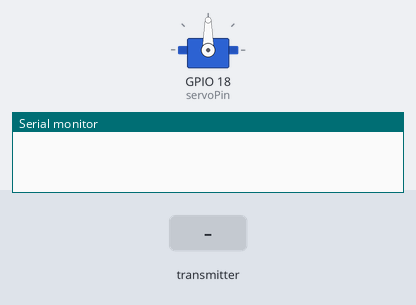
Simulated run of this sketch. Board: ESP32. Parts: servo, the last lines printed to the serial monitor. The inputs (shaded band) are chosen by the test bench.

Above: at 1.2 s.
1.3 s: the transmitter starts sending b = 0
At 2.0 s:
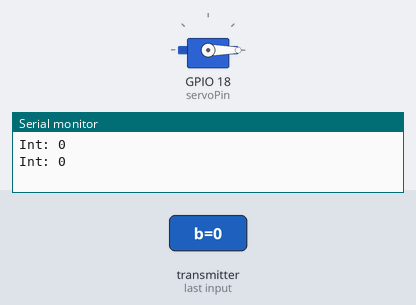
2.8 s: the transmitter starts sending b = 1024
At 3.2 s:
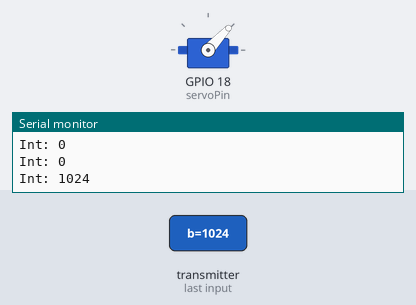
4.3 s: the transmitter starts sending b = 2048
At 5.5 s:
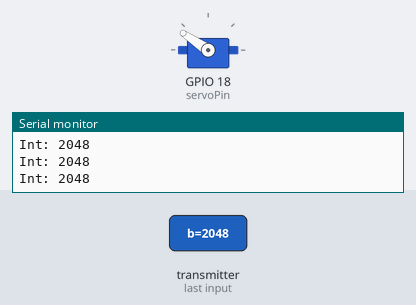
5.8 s: the transmitter starts sending b = 4095
At 6.7 s:
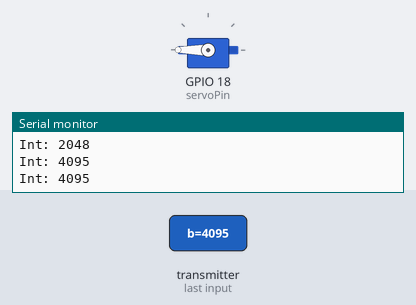
Timing chart, 0 to 8.3 s (numbered marks = the images above; inputs shaded):
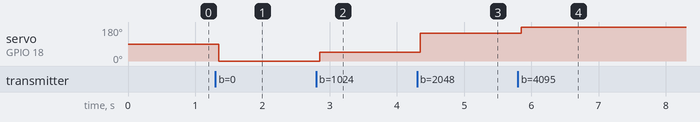

The sketch:

receiver.ino
```cpp
#include <esp_now.h>
#include <WiFi.h>
#include <ESP32Servo.h>
// Structure example to receive data
// Must match the sender structure
const int servoPin = 18;
Servo myServo;
typedef struct struct_message {

    int b;

} struct_message;

// Create a struct_message called myData
struct_message myData;

// callback function that will be executed when data is received
void OnDataRecv(const uint8_t * mac, const uint8_t *incomingData, int len) {
  memcpy(&myData, incomingData, sizeof(myData));

  Serial.print("Int: ");
  Serial.println(myData.b);
  myServo.write(myData.b);

}

void setup() {
  // Initialize Serial Monitor
  Serial.begin(115200);
  myServo.attach(servoPin);
  // Set device as a Wi-Fi Station
  WiFi.mode(WIFI_STA);

  // Init ESP-NOW
  if (esp_now_init() != ESP_OK) {
    Serial.println("Error initializing ESP-NOW");
    return;
  }

  // Once ESPNow is successfully Init, we will register for recv CB to
  // get recv packer info
  esp_now_register_recv_cb(esp_now_recv_cb_t(OnDataRecv));
}

void loop() {


}
```

Measured:
- after the input at 1.3 s, servo on GPIO 18 (servoPin): 90° → 0° after 0.05 s
- after the input at 2.8 s, servo on GPIO 18 (servoPin): 0° → 47° after 0.05 s
- after the input at 4.3 s, servo on GPIO 18 (servoPin): 47° → 146° after 0.05 s
- after the input at 5.8 s, servo on GPIO 18 (servoPin): 146° → 180° after 0.05 s
